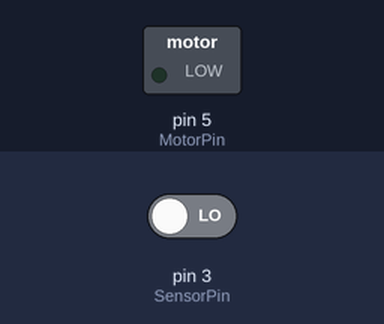
Simulated run of this sketch. Board: Arduino Uno, built with avr-gcc and run on an emulated ATmega328P. Parts: switched loads named in the sketch (green lamp = pin HIGH). Dashed ring = blinking. Inputs (shaded band) come from the test bench; at power-on: pin 3 (SensorPin) LOW.

Above: at 1.2 s.
1.3 s: pin 3 (SensorPin) driven HIGH
At 1.45 s:
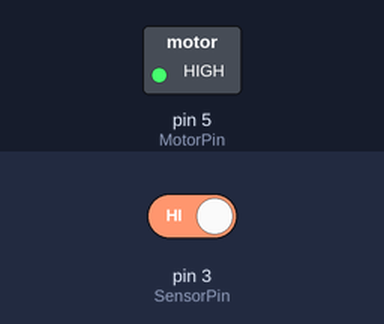
4.3 s: pin 3 (SensorPin) driven LOW
At 4.3 s:
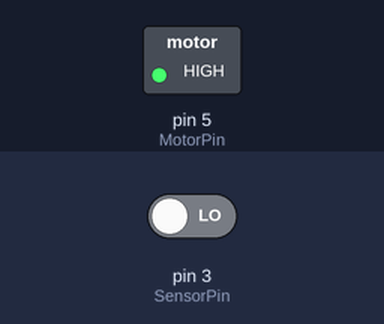
Timing chart, 0 to 7.3 s (numbered marks = the images above; inputs shaded):
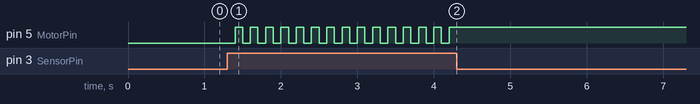

The sketch:

SesleMotor.ino
```cpp
#define SensorPin 3
#define MotorPin 5

int MotorDurum = HIGH;

void setup() {

  //   Serial.begin(9600);
  // Serial.println("Pot Değer Okuma");
  pinMode(SensorPin,INPUT);
  pinMode(MotorPin,OUTPUT);

}

void loop() {

  // put your main code here, to run repeatedly:
  // Serial.println(digitalRead(SensorPin));
  if(digitalRead(SensorPin)){
    if(MotorDurum == HIGH){
      MotorDurum = LOW;
    }
    else{
      MotorDurum = HIGH;
    }
    digitalWrite(MotorPin,MotorDurum);
  }
  // digitalWrite(MotorPin,HIGH);
  delay(100);
}
```

Measured:
- after the input at 1.3 s, pin 5 (MotorPin): alternates HIGH for 0.10 s and LOW for 0.10 s, starting after 0.10 s
- after the input at 4.3 s, pin 5 (MotorPin): stops changing and stays HIGH
